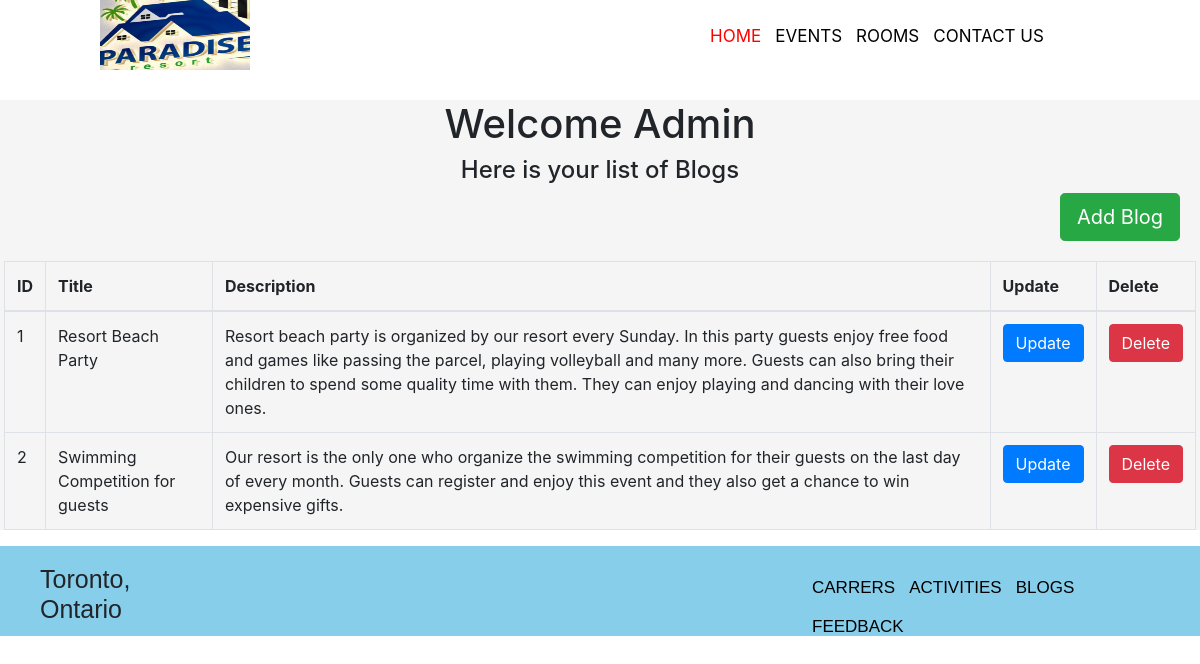
The app's page /admins/blogsAdmin.php (signed in) with its own data.
### tables this page shows
CREATE TABLE `blogs` (
  `id` int(11) NOT NULL,
  `blog_title` varchar(100) NOT NULL,
  `blog_description` varchar(700) NOT NULL,
  `date` date NOT NULL
);

### DATABASE/Resort_Function.php (called while the page is built, shortened)
<?php
class Resort_Function{
    private $dbcon;
    public function __construct($dbcon)
    {
        $this->dbcon = $dbcon;
    }
    public function listBlogs(){
        $sql = "SELECT * FROM blogs";
        $pdostm = $this->dbcon->prepare($sql);
        $pdostm->execute();
        $blogs = $pdostm->fetchAll(PDO::FETCH_ASSOC);
        return $blogs;
    }
}

### admins/blogsAdmin.php (the view, shortened to what this page needs)
<?php
include 'headerAdmin.php';
require_once '../DATABASE/Database.php';
require_once '../DATABASE/Resort_Function.php';
$dbcon = Database::getDb();
$blog = new Resort_Function($dbcon);
$blogs = $blog->listBlogs();
?>
<section id="main_section" style="background-color:whitesmoke;">
<div id="heading" class="h1 text-center" style="margin-top:30px;">Welcome Admin</div>
<div class="h4 text-center">Here is your list of Blogs</div>
<a href="addBlog.php" id="addBlog" class="btn btn-success btn-lg float-right" style="margin-bottom:20px; margin-right:20px;">Add Blog</a>
<div class="m-1">
    <table class="table table-bordered tbl">
        <thead>
        <tr>
            <th scope="col">ID</th>
            <th scope="col">Title</th>
            <th scope="col">Description</th>
            <th scope="col">Update</th>
            <th scope="col">Delete</th>
        </tr>
        </thead>
        <tbody>
		<?php foreach ($blogs as $blog) { ?>
            <tr>
                <td><?= $blog['id'] ?></td>
                <td><?= $blog['blog_title'] ?></td>
                <td><?= $blog['blog_description'] ?></td>
                <td>
                    <form action="updateBlog.php" method="post">
                        <input type="submit" class="button btn btn-primary" name="updateBlog" value="Update"/>
                    </form>
                </td>
                <td>
                    <form action="deleteBlog.php" method="post">
                        <input type="submit" class="button btn btn-danger" name="deleteBlog" value="Delete"/>
                    </form>
                </td>
            </tr>
		<?php } ?>
        </tbody>
    </table>
</div>
</section>
<?php
include 'footerAdmin.php';
?>

### records on screen
blogs: id "1", blog_title "Resort Beach Party", blog_description "Resort beach party is organized by our resort every Sunday. In this party guests enjoy free food and games like passing the parcel, playing volleyball and many more. Guests can also bring their children to spend some quality time with them. They can enjoy playing and dancing with their love ones."
blogs: id "2", blog_title "Swimming Competition for guests", blog_description "Our resort is the only one who organize the swimming competition for their guests on the last day of every month. Guests can register and enjoy this event and they also get a chance to win expensive gifts."
